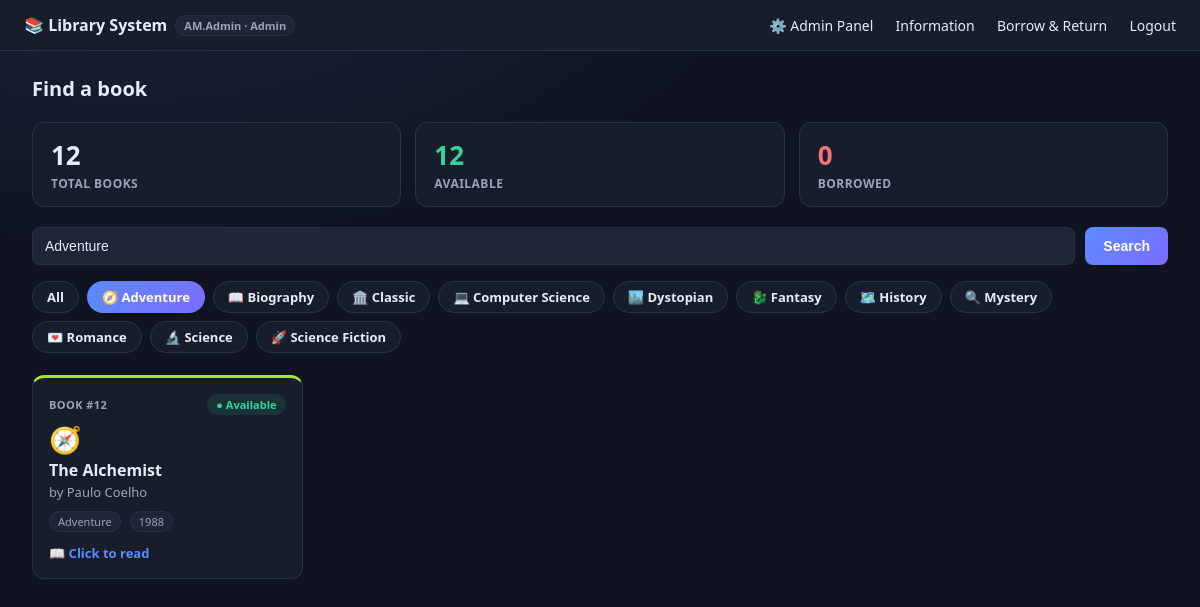
The page /main.php?keyword=Adventure (signed in) on the database as committed earlier.
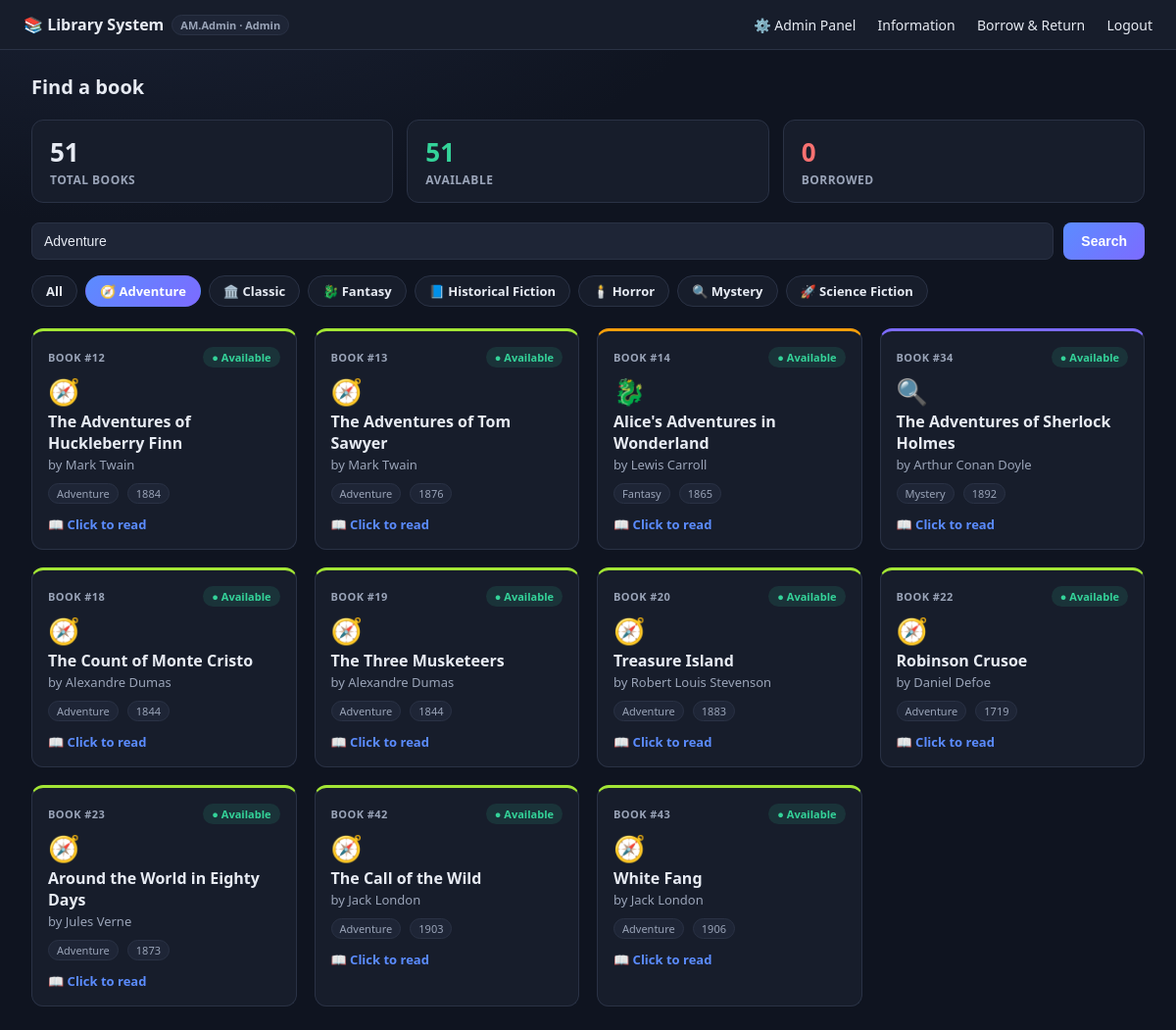
The same page on the database as committed later.
### tables this page shows
CREATE TABLE book (
    book_id INT AUTO_INCREMENT PRIMARY KEY,
    title VARCHAR(255) NOT NULL,
    author VARCHAR(255),
    year INT,
    genre VARCHAR(100),
    publisher VARCHAR(255),
    book_content TEXT
);

### includes/functions.php (called while the page is built, shortened)
<?php
function genreIcon($genre) {
    $map = [
        'fantasy' => '🐉', 'science fiction' => '🚀', 'romance' => '💌',
        'dystopian' => '🏙️', 'classic' => '🏛️', 'mystery' => '🔍',
        'computer science' => '💻', 'science' => '🔬', 'biography' => '📖',
        'history' => '🗺️', 'adventure' => '🧭', 'horror' => '🕯️',
        'poetry' => '🖋️', 'thriller' => '🔪', 'comedy' => '🎭',
    ];
    $key = strtolower(trim($genre));
    return $map[$key] ?? '📘';
}
function genreColor($genre) {
    $palette = ['#5b8cff', '#7c6bff', '#34d399', '#f59e0b', '#f87171', '#22d3ee', '#e879f9', '#a3e635'];
    $index = crc32(strtolower(trim($genre))) % count($palette);
    return $palette[$index];
}

### main.php (the view, shortened to what this page needs)
<?php
require_once __DIR__ . '/config/db.php';
require_once __DIR__ . '/includes/functions.php';
$username = $_SESSION['username'];
$role = $_SESSION['role'];
$availabilitySelect = "b.book_id, b.title, b.author, b.year, b.genre, b.publisher, b.book_content,
    (SELECT br.username FROM borrow_return br WHERE br.book_id = b.book_id AND br.return_date IS NULL LIMIT 1) AS borrowed_by";
$keyword = trim($_GET['keyword'] ?? '');
$searched = $keyword !== '';
if ($searched) {
    $like = "%$keyword%";
    $sql = "SELECT $availabilitySelect
            FROM book b
            WHERE b.title LIKE ? OR b.author LIKE ? OR b.genre LIKE ?
            ORDER BY CASE
                WHEN b.title LIKE ? THEN 1
                WHEN b.author LIKE ? THEN 2
                WHEN b.genre LIKE ? THEN 3
                ELSE 4 END";
    $stmt = $pdo->prepare($sql);
    $stmt->execute([$like, $like, $like, $like, $like, $like]);
    $books = $stmt->fetchAll(PDO::FETCH_ASSOC);
} else {
    $stmt = $pdo->query("SELECT $availabilitySelect FROM book b ORDER BY b.title");
    $books = $stmt->fetchAll(PDO::FETCH_ASSOC);
}
$totalBooks = $pdo->query("SELECT COUNT(*) FROM book")->fetchColumn();
$borrowedNow = $pdo->query("SELECT COUNT(*) FROM borrow_return WHERE return_date IS NULL")->fetchColumn();
$availableNow = $totalBooks - $borrowedNow;
$genres = $pdo->query("SELECT DISTINCT genre FROM book ORDER BY genre")->fetchAll(PDO::FETCH_COLUMN);
include __DIR__ . '/includes/header.php';
?>
<div class="topbar">
    <div class="brand">📚 Library System <span class="badge"><?= htmlspecialchars($username) ?> · <?= htmlspecialchars($role) ?></span></div>
    <nav>
        <?php if ($role === 'Admin'): ?>
            <a href="admin.php">⚙️ Admin Panel</a>
        <?php endif; ?>
        <a href="student_info.php">Information</a>
        <a href="borrow_return.php">Borrow &amp; Return</a>
        <a href="logout.php">Logout</a>
    </nav>
</div>
<div class="content" style="max-width:1200px;margin:0 auto;">
    <h1 class="page-title">Find a book</h1>
    <div class="stats-row">
        <div class="stat-card">
            <div class="stat-value"><?= (int)$totalBooks ?></div>
            <div class="stat-label">Total Books</div>
        </div>
        <div class="stat-card stat-available">
            <div class="stat-value"><?= (int)$availableNow ?></div>
            <div class="stat-label">Available</div>
        </div>
        <div class="stat-card stat-borrowed">
            <div class="stat-value"><?= (int)$borrowedNow ?></div>
            <div class="stat-label">Borrowed</div>
        </div>
    </div>
    <form method="get" class="search-bar">
        <input type="text" name="keyword" placeholder="Search by title, author, or genre..." value="<?= htmlspecialchars($keyword) ?>">
        <button type="submit">Search</button>
    </form>
    <?php if (!empty($genres)): ?>
    <div class="chip-row">
        <a href="main.php" class="chip <?= !$searched ? 'chip-active' : '' ?>">All</a>
        <?php foreach ($genres as $g): ?>
            <a href="main.php?keyword=<?= urlencode($g) ?>" class="chip <?= (strcasecmp($keyword, $g) === 0) ? 'chip-active' : '' ?>">
                <?= genreIcon($g) ?> <?= htmlspecialchars($g) ?>
            </a>
        <?php endforeach; ?>
    </div>
    <?php endif; ?>
    <?php if (empty($books)): ?>
        <div class="empty-state">
            <?php if ($searched): ?>
                No books found for "<?= htmlspecialchars($keyword) ?>".
            <?php else: ?>
                The catalog is empty right now.
            <?php endif; ?>
        </div>
    <?php else: ?>
        <div class="book-grid">
        <?php foreach ($books as $book): ?>
            <?php $available = empty($book['borrowed_by']); ?>
            <a class="book-card" href="book.php?id=<?= (int)$book['book_id'] ?>" style="border-top: 3px solid <?= genreColor($book['genre']) ?>;">
                <div class="book-card-top">
                    <div class="book-id">Book #<?= (int)$book['book_id'] ?></div>
                    <span class="badge-status <?= $available ? 'badge-available' : 'badge-borrowed' ?>">
                        <?= $available ? '● Available' : '● Borrowed' ?>
                    </span>
                </div>
                <div class="genre-icon"><?= genreIcon($book['genre']) ?></div>
                <h3><?= htmlspecialchars($book['title']) ?></h3>
                <div class="author">by <?= htmlspecialchars($book['author']) ?></div>
                <div class="meta">
                    <span class="tag"><?= htmlspecialchars($book['genre']) ?></span>
                    <span class="tag"><?= (int)$book['year'] ?></span>
                </div>
                <div class="read-cta">📖 Click to read</div>
            </a>
        <?php endforeach; ?>
        </div>
    <?php endif; ?>
</div>
<?php include __DIR__ . '/includes/footer.php'; ?>

### includes/header.php (shortened to what this page needs)
<!DOCTYPE html>
<html lang="en">
<head>
</head>
<body>

### includes/footer.php
</body>
</html>

### includes/header.php (style rules this page uses)
:root { --bg: #0f1420; --panel: #171d2b; --panel-2: #1e2536; --border: #2a3245; --text: #e7ebf3; --muted: #9aa4b8; --accent: #5b8cff; --accent-2: #7c6bff; --success: #34d399; --danger: #f87171; --admin-accent: #f59e0b; --admin-accent-2: #ea580c; --radius: 12px; }
* { box-sizing: border-box; }
body { background: radial-gradient(1200px 600px at 10% -10%, #1c2438 0%, var(--bg) 55%); color: var(--text); font-family: 'Segoe UI', Roboto, Arial, sans-serif; margin: 0; min-height: 100vh; }
a { color: var(--accent); }
input[type=text], input[type=password], input[type=number], textarea, select { width: 100%; padding: 10px 12px; border: 1px solid var(--border); border-radius: 8px; background: var(--panel-2); color: var(--text); font-size: 14px; outline: none; transition: border-color 0.15s; }
button, .btn { margin-top: 20px; padding: 10px 18px; background: linear-gradient(135deg, var(--accent), var(--accent-2)); color: #fff; border: none; border-radius: 8px; font-weight: 600; font-size: 14px; cursor: pointer; text-decoration: none; display: inline-block; transition: filter 0.15s, transform 0.05s; }
.topbar { display: flex; justify-content: space-between; align-items: center; padding: 14px 24px; background: var(--panel); border-bottom: 1px solid var(--border); }
.topbar .brand { font-weight: 700; font-size: 16px; display: flex; align-items: center; gap: 8px; }
.topbar .brand .badge { font-size: 11px; font-weight: 600; color: var(--muted); background: var(--panel-2); border: 1px solid var(--border); padding: 2px 8px; border-radius: 999px; }
.topbar nav a { color: var(--text); margin-left: 18px; text-decoration: none; font-size: 14px; font-weight: 500; }
.content { flex: 1; padding: 24px 32px; width: 100%; min-width: 0; }
.search-bar { display: flex; gap: 10px; margin-bottom: 16px; }
.search-bar input { flex: 1; }
.search-bar button { margin-top: 0; }
.stats-row { display: grid; grid-template-columns: repeat(auto-fit, minmax(200px, 1fr)); gap: 14px; margin-bottom: 20px; }
.stat-card { background: var(--panel); border: 1px solid var(--border); border-radius: var(--radius); padding: 14px 18px; }
.stat-value { font-size: 26px; font-weight: 800; }
.stat-label { font-size: 12px; color: var(--muted); font-weight: 600; text-transform: uppercase; letter-spacing: 0.04em; margin-top: 2px; }
.stat-available .stat-value { color: var(--success); }
.stat-borrowed .stat-value { color: var(--danger); }
.chip-row { display: flex; flex-wrap: wrap; gap: 8px; margin-bottom: 22px; }
.chip { background: var(--panel); border: 1px solid var(--border); color: var(--text); padding: 6px 14px; border-radius: 999px; font-size: 13px; text-decoration: none; font-weight: 600; transition: background 0.15s, border-color 0.15s; }
.chip-active { background: linear-gradient(135deg, var(--accent), var(--accent-2)); border-color: transparent; color: #fff; }
.book-grid { display: grid; grid-template-columns: repeat(auto-fill, minmax(260px, 1fr)); gap: 18px; }
.book-card { background: var(--panel); border: 1px solid var(--border); border-radius: var(--radius); padding: 16px; position: relative; transition: transform 0.15s ease, box-shadow 0.15s ease; display: block; text-decoration: none; color: inherit; cursor: pointer; }
.read-cta { margin-top: 12px; font-size: 13px; font-weight: 600; color: var(--accent); }
.book-card-top { display: flex; align-items: center; justify-content: space-between; }
.book-card .book-id { font-size: 11px; color: var(--muted); font-weight: 600; text-transform: uppercase; letter-spacing: 0.04em; }
.badge-status { font-size: 11px; font-weight: 700; padding: 3px 9px; border-radius: 999px; }
.badge-available { color: var(--success); background: rgba(52,211,153,0.12); }
.genre-icon { font-size: 26px; margin: 6px 0 2px; }
.book-card h3 { margin: 2px 0 2px; font-size: 16px; }
.book-card .author { color: var(--muted); font-size: 13px; margin-bottom: 10px; }
.book-card .meta { font-size: 12px; color: var(--muted); margin-bottom: 10px; }
.book-card .tag { display: inline-block; background: var(--panel-2); border: 1px solid var(--border); padding: 2px 8px; border-radius: 999px; font-size: 11px; margin-right: 6px; }
.page-title { font-size: 20px; margin: 0 0 20px; }

Rows that differ between the two databases and show on the page:
changed book id 12: title "The Alchemist" → "The Adventures of Huckleberry Finn"; author "Paulo Coelho" → "Mark Twain"; year "1988" → "1884"
added book: book_id "13", genre "🧭", title "The Adventures of Tom Sawyer", author "Mark Twain", genre "Adventure", year "1876"
added book: book_id "14", genre "🐉", title "Alice's Adventures in Wonderland", author "Lewis Carroll", genre "Fantasy", year "1865"
added book: book_id "34", genre "🔍", title "The Adventures of Sherlock Holmes", author "Arthur Conan Doyle", genre "Mystery", year "1892"
added book: book_id "18", genre "🧭", title "The Count of Monte Cristo", author "Alexandre Dumas", genre "Adventure", year "1844"
added book: book_id "19", genre "🧭", title "The Three Musketeers", author "Alexandre Dumas", genre "Adventure", year "1844"
added book: book_id "20", genre "🧭", title "Treasure Island", author "Robert Louis Stevenson", genre "Adventure", year "1883"
added book: book_id "22", genre "🧭", title "Robinson Crusoe", author "Daniel Defoe", genre "Adventure", year "1719"
added book: book_id "23", genre "🧭", title "Around the World in Eighty Days", author "Jules Verne", genre "Adventure", year "1873"
added book: book_id "42", genre "🧭", title "The Call of the Wild", author "Jack London", genre "Adventure", year "1903"
added book: book_id "43", genre "🧭", title "White Fang", author "Jack London", genre "Adventure", year "1906"
Other text that changed with them:
$totalBooks: "12" → "51"
$availableNow: "12" → "51"
new list line: "📘 Historical Fiction"
new list line: "🕯️ Horror"
list line gone: "📖 Biography"
list line gone: "💻 Computer Science"
list line gone: "🏙️ Dystopian"
list line gone: "🗺️ History"
list line gone: "💌 Romance"
list line gone: "🔬 Science"
